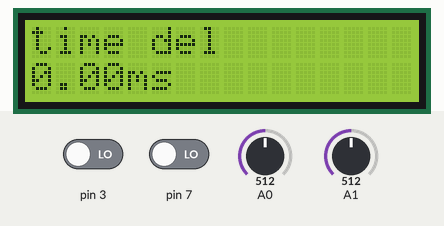
Simulated run of this sketch. Board: Arduino Uno, built with avr-gcc and run on an emulated ATmega328P. Shown: 16×2 character LCD. The inputs (shaded band) are chosen by the test bench; at power-on: A1 = 512, A0 = 512, pin 3 LOW, pin 7 LOW. What the sketch prints to the serial monitor is not drawn.

Above: at 10.7 s.
10.8 s: A1 set to 0
16.8 s: A0 set to 716
At 17.6 s:
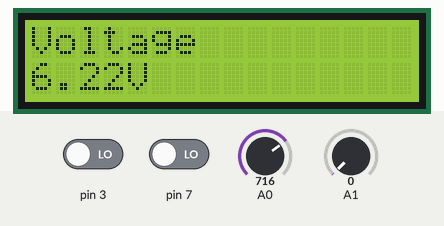
32.0 s: A0 set to 900
At 32.8 s:
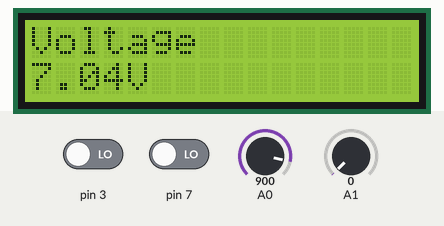
33.8 s: A1 set to 122
At 50.3 s:
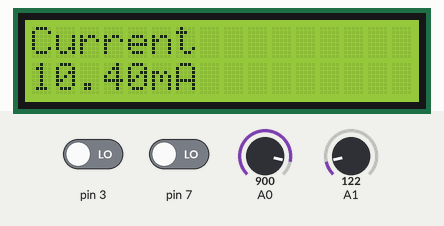
50.6 s: A0 set to 1010
At 63.2 s:
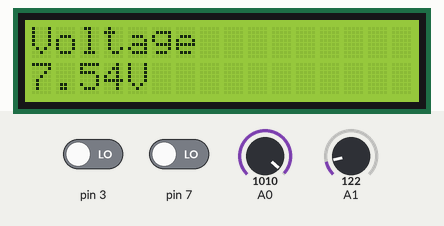
64.3 s: A1 set to 306
At 80.9 s:
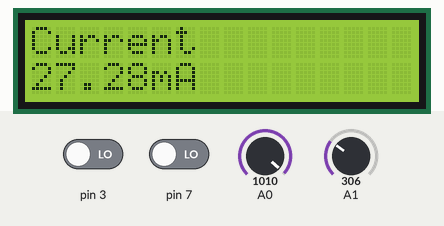
Timing chart, 0 to 82.1 s (numbered marks = the images above; inputs shaded):
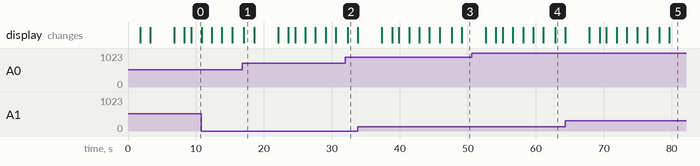

Measured:
- after the input at 32.0 s, the display: changes after 0.33 s (image 2)
- what the display in image 1 shows lasts 1.5 s, from 17.1 s to 18.6 s

The sketch:

VOLT-AMM.ino
```cpp
#include <LiquidCrystal.h>
float voltP=0, maxV=0, maxI=0, currP=0, voltRms=0, currRms=0;
float Rv1=3300, Rv2=1000, shunt=5.7, currerror=0.0008, Gain=6.6;
float ontime, offtime, freq, deltat,anR, anD, pf;
float appPow, actPow, reaPow;

LiquidCrystal LCD(4,6,10,11,12,13);

void setup(){
  Serial.begin(9600);
  LCD.begin(16,2);
  LCD.print("Digital");
  LCD.setCursor(0,1);
  LCD.print("Wattmeter");
  delay(1500);
   pinMode(7,INPUT);
  pinMode (3,INPUT);
}

void loop() {
  for(int i=0; i<1000; i++)
  {
    voltP=analogRead(A0);
    if(voltP>maxV)
    maxV=voltP;
  }
  for(int i=0; i<1000; i++)
  {
    currP=analogRead(A1);
    if(currP>maxI)
    maxI=currP;
  }
  maxV=maxV*5.0/1024;
  voltP=maxV*(Rv1+Rv2)/Rv1;
  voltP=voltP+0.7;
  voltRms=voltP*0.707;
  if(voltRms>1.3)
  voltRms+=2.5;
  else if(voltRms>1)
  voltRms+=1;
  else if(voltRms>0.5)
  voltRms+=0.5;
  LCD.clear();
  LCD.print("Voltage");
  LCD.setCursor(0,1);
  LCD.print(voltRms); LCD.print("V");
  delay(1500);
  Serial.print(voltRms);
  maxI=maxI*5.0/1024;
  currP=maxI/Gain;
  currP=currP/shunt;
  currRms=currP*0.707-currerror;
  LCD.clear();
  LCD.print("Current");
  LCD.setCursor(0,1);
  LCD.print(currRms*1000); LCD.print("mA");
  delay(1500);

  ontime=pulseIn(3,HIGH);
  offtime=pulseIn(3,LOW);
  freq=ontime+offtime;
  freq=1000000/freq;
  LCD.clear();
  LCD.print("freq");
  LCD.setCursor(0,1);
  if(freq<1000)
  {
  LCD.print(freq); LCD.print("Hz");
  }
  else
  {
  LCD.print(freq/1000); LCD.print("KHz");
  }
  delay(1500);
  LCD.clear();
  ontime=pulseIn(7,HIGH);
  deltat=ontime;
  deltat=deltat/1000000;
  LCD.print("time del");
  LCD.setCursor(0,1);
  LCD.print(deltat*1000);
  LCD.print("ms");
  delay(1500);
  anD=deltat*freq*360;
  anR=anD/57.3;
  pf=cos(anR);
  if(pf<0)
  pf=-pf;
  LCD.clear();
  LCD.print("pf");
  LCD.setCursor(0,1);
  LCD.print(pf);
  delay(1500);

  actPow=voltRms*currRms*pf;
  appPow=voltRms*currRms;
  reaPow=voltRms*currRms*sin(anR);
  if(actPow>0.01)
  {
  LCD.clear();
  LCD.print("Active Power");
  LCD.setCursor(0,1);
  LCD.print(actPow); LCD.print("W");
  delay(1500);
  }
  else
  {
    LCD.clear();
    LCD.print("Active Power");
  LCD.setCursor(0,1);
  LCD.print(actPow*1000); LCD.print("mW");
  delay(1500);

  }
  if(reaPow>0.01)
  {
  LCD.clear();
  LCD.print("Reactive Power");
  LCD.setCursor(0,1);
  LCD.print(reaPow); LCD.print("VAR");
  delay(1500);
  }
  else
  {  LCD.clear();
  LCD.print("Reactive Power");
  LCD.setCursor(0,1);
  LCD.print(reaPow*1000); LCD.print("mVAR");
  delay(1500);
  }
  if(appPow>0.01)
  {
  LCD.clear();
  LCD.print("Apparent Power");
  LCD.setCursor(0,1);
  LCD.print(appPow); LCD.print("VA");
  delay(1500);
  }
  else
  {
  LCD.clear();
  LCD.print("Apparent Power");
  LCD.setCursor(0,1);
  LCD.print(appPow*1000); LCD.print("mVA");
  delay(1500);
  }

}
```
